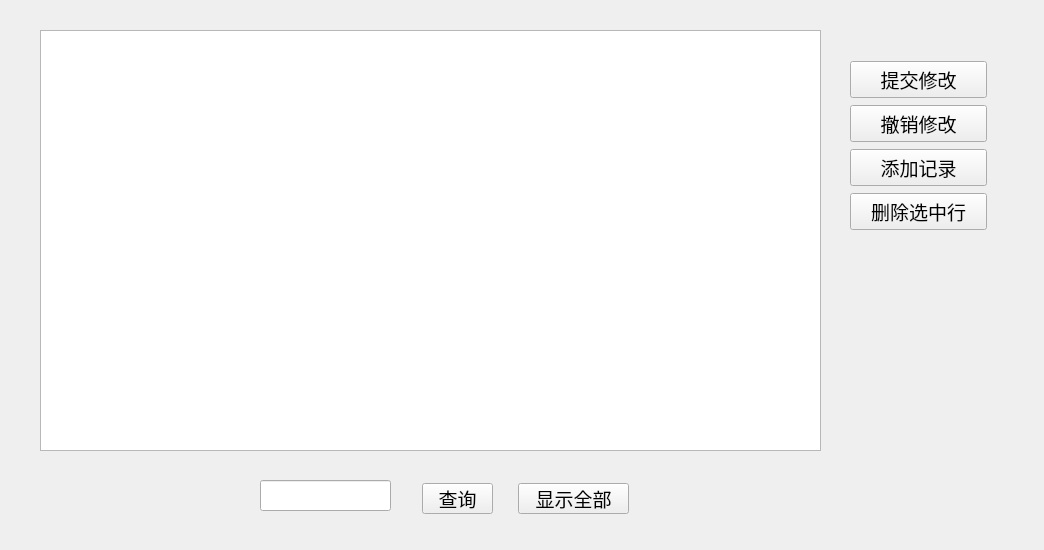
<?xml version="1.0" encoding="UTF-8"?>
<ui version="4.0">
 <class>DialogSupplier</class>
 <widget class="QWidget" name="DialogSupplier">
  <property name="geometry">
   <rect>
    <x>0</x>
    <y>0</y>
    <width>1044</width>
    <height>550</height>
   </rect>
  </property>
  <property name="windowTitle">
   <string>Form</string>
  </property>
  <widget class="QTableView" name="tableView">
   <property name="geometry">
    <rect>
     <x>40</x>
     <y>30</y>
     <width>781</width>
     <height>421</height>
    </rect>
   </property>
   <property name="font">
    <font>
     <pointsize>14</pointsize>
    </font>
   </property>
  </widget>
  <widget class="QWidget" name="verticalLayoutWidget">
   <property name="geometry">
    <rect>
     <x>850</x>
     <y>60</y>
     <width>137</width>
     <height>171</height>
    </rect>
   </property>
   <layout class="QVBoxLayout" name="verticalLayout">
    <item>
     <widget class="QPushButton" name="pushButton_6">
      <property name="font">
       <font>
        <pointsize>14</pointsize>
       </font>
      </property>
      <property name="text">
       <string>提交修改</string>
      </property>
     </widget>
    </item>
    <item>
     <widget class="QPushButton" name="pushButton">
      <property name="font">
       <font>
        <pointsize>14</pointsize>
       </font>
      </property>
      <property name="text">
       <string>撤销修改</string>
      </property>
     </widget>
    </item>
    <item>
     <widget class="QPushButton" name="pushButton_5">
      <property name="font">
       <font>
        <pointsize>14</pointsize>
       </font>
      </property>
      <property name="text">
       <string>添加记录</string>
      </property>
     </widget>
    </item>
    <item>
     <widget class="QPushButton" name="pushButton_2">
      <property name="font">
       <font>
        <pointsize>14</pointsize>
       </font>
      </property>
      <property name="text">
       <string>删除选中行</string>
      </property>
     </widget>
    </item>
   </layout>
  </widget>
  <widget class="QPushButton" name="btn_select">
   <property name="geometry">
    <rect>
     <x>422</x>
     <y>483</y>
     <width>71</width>
     <height>31</height>
    </rect>
   </property>
   <property name="font">
    <font>
     <pointsize>14</pointsize>
    </font>
   </property>
   <property name="text">
    <string>查询</string>
   </property>
  </widget>
  <widget class="QPushButton" name="pushButton_3">
   <property name="geometry">
    <rect>
     <x>518</x>
     <y>483</y>
     <width>111</width>
     <height>31</height>
    </rect>
   </property>
   <property name="font">
    <font>
     <pointsize>14</pointsize>
    </font>
   </property>
   <property name="text">
    <string>显示全部</string>
   </property>
  </widget>
  <widget class="QLineEdit" name="lineEdit">
   <property name="geometry">
    <rect>
     <x>260</x>
     <y>480</y>
     <width>131</width>
     <height>31</height>
    </rect>
   </property>
   <property name="font">
    <font>
     <pointsize>14</pointsize>
    </font>
   </property>
  </widget>
 </widget>
 <resources/>
 <connections/>
</ui>
